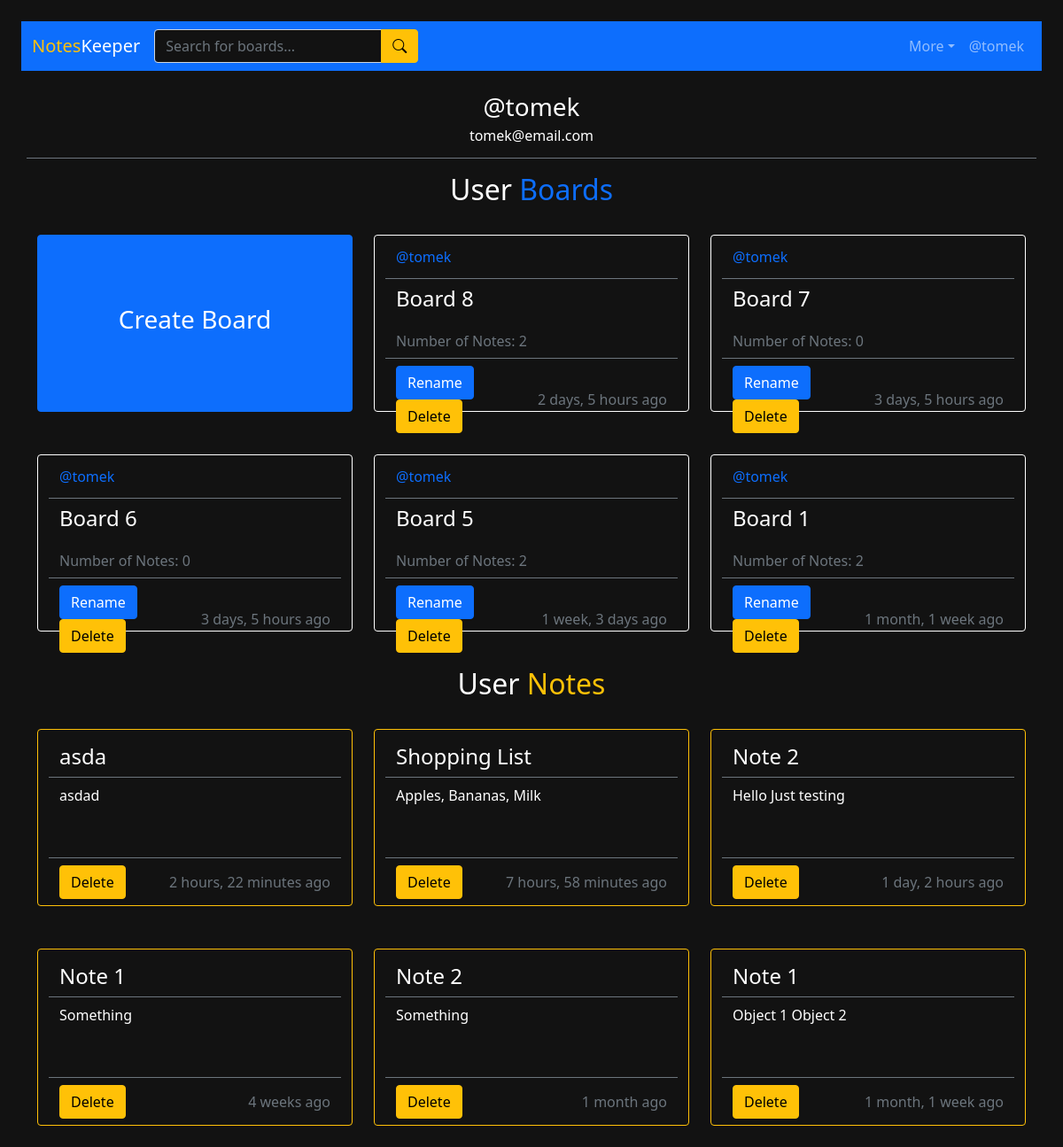
Screenshot of /profile/1 (signed in) with the database file from the repository.
### base/models.py (models this page shows)
class Board(models.Model):
    owner = models.ForeignKey(User, on_delete=models.CASCADE)
    name = models.CharField(max_length=200)
    updated = models.DateTimeField(auto_now=True)
    created = models.DateTimeField(auto_now_add=True)
    class Meta:
        ordering = ['-updated', '-created']
    def __str__(self):
        return self.name

class Note(models.Model):
    owner = models.ForeignKey(User, on_delete=models.CASCADE)
    board = models.ForeignKey(Board, on_delete=models.CASCADE)
    topic = models.CharField(max_length=100)
    body = models.TextField()
    updated = models.DateTimeField(auto_now=True)
    created = models.DateTimeField(auto_now_add=True)
    class Meta:
        ordering = ['-updated', '-created']
    def __str__(self):
        return self.topic

### base/views.py (the view)
# urls.py: path('profile/<str:pk>', views.profile, name="profile"),
def profile(request, pk):
    user = User.objects.get(id=pk)
    user_boards = Board.objects.filter(
        Q(owner__id=pk)
    )
    user_notes = user.note_set.all()
    context = {"user_boards": user_boards, "user": user, "user_notes": user_notes}
    return render(request, 'base/profile.html', context)

### base/templates/base/profile.html (shortened to what this page needs)
{% extends 'main.html' %}
{% block content %}
<main>
    <div class="container-lg">
        <div class="row justify-content-center border-bottom border-secondary">
            <div class="col-2">
                <h3 class="text-white text-center" style="height:50%; padding: 0; margin: 0;">@{{user.username}}</h3>
                <p class="text-white text-center" style="height:50%;">{{user.email}}</p>
            </div>
        </div>
        <div class="row">
            <div class="col-12">
                <h2 class="text-center mt-3 text-white">User <span class="text-primary">Boards</span></h2>
            </div>
        </div>
        <div class="row">
            {% if request.user == user %}
                <div class="col-xl-4 py-4">
                    <a href="{% url 'create-board' %}" style="text-decoration: none;" >
                        <div class="container rounded border border-primary bg-primary btnAdd" style="height: 200px; width: 100%;">
                            <div class="row align-items-center justify-content-center" style="height: 100%;">
                                <div class="col-auto">
                                    <h3 class="text-white" >Create Board</h3>
                                </div>
                            </div>
                        </div>
                    </a>
                </div>
            {% endif %}
            {% for board in user_boards %}
                <div class="col-xl-4 py-4">
                    <div class="container rounded border border-white" style="height: 200px; width: 100%;">
                        <div class="row align-items-center border-bottom border-secondary" style="height:25%;">
                            <div class="col">
                                <a href="{% url 'profile' board.owner.id %}" style="text-decoration: none;">
                                    <span>@{{board.owner}}</span>
                                </a>
                            </div>
                        </div>
                        <div class="row align-items-center py-2" style="height:25%;">
                            <div class="col">
                                <a href="{% url 'board' board.id %}" style="text-decoration: none;">
                                    <h4 class="text-white pntName">{{board.name}}</h4>
                                </a>
                            </div>
                        </div>
                        <div class="row align-items-center py-2 border-bottom border-secondary" style="height:20%;">
                            <div class="col">
                                <p class="text-secondary">Number of Notes: {{board.note_set.all.count}}</p>
                            </div>
                        </div>
                        {% if request.user == board.owner %}
                            <div class="row align-items-center py-2" style="height:30%;">
                                <div class="col">
                                    <a class="btn btn-primary" href="{% url 'update-board' board.id %}" style="text-decoration: none;">Rename</a>
                                    <a class="btn btn-warning" href="{% url 'delete-board' board.id %}" style="text-decoration: none;">Delete</a>
                                </div>
                                <div class="col-auto align-items-center justify-content-end">
                                    <div class="text-secondary">{{board.updated|timesince}} ago</div>
                                </div>
                            </div>
                        {% endif %}
                    </div>
                </div>
            {% endfor %}
        </div>
        <div class="row">
            <div class="col-12">
                <h2 class="text-center mt-3 text-white">User <span class="text-warning">Notes</span></h2>
            </div>
            {% for note in user_notes %}
                <div class="col-xl-4 py-4">
                    <div class="container rounded border border-warning py-2" style="height: 200px; width: 100%;">
                        {% if request.user == note.owner %}
                            <div class="row align-items-center py-2 border-bottom border-secondary" style="height:25%;">
                                <div class="col">
                                    <a href="{% url 'update-note' note.id %}" style="text-decoration: none;">
                                        <h4 class="pntName">{{ note.topic }}</h4>
                                    </a>
                                </div>
                            </div>
                            <div class="row align-items-start py-2 border-bottom border-secondary" style="height:50%;">
                                <div class="col">
                                    <p class="text-white">{{ note.body }}</p>
                                </div>
                            </div>
                            <div class="row align-items-center py-2" style="height:25%;">
                                <div class="col">
                                    <a href="{% url 'delete-note' note.id %}" class="btn btn-warning">Delete</a>
                                </div>
                                <div class="col-auto">
                                    <div class="text-secondary">{{note.updated|timesince}} ago</div>
                                </div>
                            </div>
                        {% endif %}
                    </div>
                </div>
            {% endfor %}
        </div>
    </div>
</main>
{% endblock %}

### templates/navbar.html (shortened to what this page needs)
<div class="m-4">
  <nav class="navbar navbar-expand-lg navbar-dark bg-primary">
      <div class="container-fluid">
          <a href="{% url 'home' %}" class="navbar-brand"><span class="text-warning">Notes</span>Keeper</a>
          <div class="collapse navbar-collapse justify-content-between" id="navbarCollapse">
              <form method="GET" action="{% url 'home' %}" class="d-flex">
                  <div class="input-group">
                      <input type="text" name="search" placeholder="Search for boards..." class="form-control text-white" style="background-color: #121212;">
                      <button type="button" class="btn btn-warning"><i class="bi-search"></i></button>
                  </div>
              </form>
              {% if not request.user.is_authenticated %}
                <div class="navbar-nav">
                  <a href="{% url 'login' %}" class="nav-item nav-link">Login</a>
                </div>
              {% else %}
                <div class="navbar-nav">
                  <div class="nav-item dropdown">
                    <a href="#" class="nav-link dropdown-toggle" data-bs-toggle="dropdown">More</a>
                  </div>
                  <a href="{% url 'profile' request.user.id %}" class="nav-item nav-link">@{{request.user.username}}</a>
                </div>
              {% endif %}
          </div>
      </div>
  </nav>
</div>

### base/static/styles/main.css (style rules this page uses)
.pntName { color: white; }

### rows the page displays
Board: owner "tomek", name "Board 8", note_set.all.count "2", updated "2 days, 5 hours"
Board: owner "tomek", name "Board 7", note_set.all.count "0", updated "3 days, 5 hours"
Board: owner "tomek", name "Board 6", note_set.all.count "0", updated "3 days, 5 hours"
Board: owner "tomek", name "Board 5", note_set.all.count "2", updated "1 week, 3 days"
Board: owner "tomek", name "Board 1", note_set.all.count "2", updated "1 month, 1 week"
Note: topic "asda", body "asdad", updated "2 hours, 22 minutes"
Note: topic "Shopping List", body "Apples, Bananas, Milk", updated "7 hours, 58 minutes"
Note: topic "Note 2", body "Hello Just testing", updated "1 day, 2 hours"
Note: topic "Note 1", body "Something", updated "4 weeks"
Note: topic "Note 2", body "Something", updated "1 month"
Note: topic "Note 1", body "Object 1 Object 2", updated "1 month, 1 week"

### other values shown
{{ request.user.username }} "tomek"
{{ user.username }} "tomek"
{{ user.email }} "tomek@email.com"
